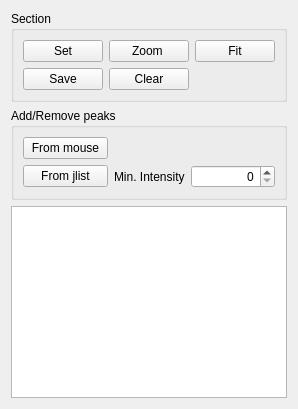
              <widget class="QWidget" name="tab_PeakFitPeaks">
               <attribute name="title">
                <string>Peaks</string>
               </attribute>
               <layout class="QVBoxLayout" name="verticalLayout_16">
                <item>
                 <widget class="QGroupBox" name="groupBox_35">
                  <property name="sizePolicy">
                   <sizepolicy hsizetype="Preferred" vsizetype="Minimum">
                    <horstretch>0</horstretch>
                    <verstretch>0</verstretch>
                   </sizepolicy>
                  </property>
                  <property name="title">
                   <string>Section</string>
                  </property>
                  <property name="flat">
                   <bool>true</bool>
                  </property>
                  <layout class="QGridLayout" name="gridLayout_17">
                   <item row="0" column="3">
                    <widget class="QPushButton" name="pushButton_ConductFitting">
                     <property name="sizePolicy">
                      <sizepolicy hsizetype="Minimum" vsizetype="Fixed">
                       <horstretch>0</horstretch>
                       <verstretch>0</verstretch>
                      </sizepolicy>
                     </property>
                     <property name="toolTip">
                      <string>Conduct fitting</string>
                     </property>
                     <property name="text">
                      <string>Fit</string>
                     </property>
                    </widget>
                   </item>
                   <item row="0" column="0">
                    <widget class="QPushButton" name="pushButton_SetFitSection">
                     <property name="sizePolicy">
                      <sizepolicy hsizetype="Minimum" vsizetype="Fixed">
                       <horstretch>0</horstretch>
                       <verstretch>0</verstretch>
                      </sizepolicy>
                     </property>
                     <property name="toolTip">
                      <string>Set current view as a fitting range</string>
                     </property>
                     <property name="text">
                      <string>Set</string>
                     </property>
                    </widget>
                   </item>
                   <item row="0" column="1">
                    <widget class="QPushButton" name="pushButton_ZoomToSection">
                     <property name="toolTip">
                      <string>Zome back to the current fit section</string>
                     </property>
                     <property name="text">
                      <string>Zoom </string>
                     </property>
                    </widget>
                   </item>
                   <item row="1" column="0">
                    <widget class="QPushButton" name="pushButton_PkSave">
                     <property name="toolTip">
                      <string>Save current fitting results to the sections tab</string>
                     </property>
                     <property name="text">
                      <string>Save</string>
                     </property>
                    </widget>
                   </item>
                   <item row="1" column="1">
                    <widget class="QPushButton" name="pushButton_ClearSection">
                     <property name="toolTip">
                      <string>Clear current fitting result</string>
                     </property>
                     <property name="text">
                      <string>Clear</string>
                     </property>
                    </widget>
                   </item>
                  </layout>
                 </widget>
                </item>
                <item>
                 <widget class="QGroupBox" name="groupBox_32">
                  <property name="sizePolicy">
                   <sizepolicy hsizetype="Preferred" vsizetype="Fixed">
                    <horstretch>0</horstretch>
                    <verstretch>0</verstretch>
                   </sizepolicy>
                  </property>
                  <property name="title">
                   <string>Add/Remove peaks</string>
                  </property>
                  <property name="flat">
                   <bool>true</bool>
                  </property>
                  <layout class="QGridLayout" name="gridLayout_18">
                   <item row="2" column="3">
                    <widget class="QSpinBox" name="spinBox_PeaksFromJlistIntensity">
                     <property name="alignment">
                      <set>Qt::AlignRight|Qt::AlignTrailing|Qt::AlignVCenter</set>
                     </property>
                    </widget>
                   </item>
                   <item row="1" column="0">
                    <widget class="QPushButton" name="pushButton_AddRemoveFromMouse">
                     <property name="toolTip">
                      <string>Get starting peak positions from mouse click</string>
                     </property>
                     <property name="text">
                      <string>From mouse</string>
                     </property>
                     <property name="checkable">
                      <bool>true</bool>
                     </property>
                    </widget>
                   </item>
                   <item row="2" column="2">
                    <widget class="QLabel" name="label_16">
                     <property name="sizePolicy">
                      <sizepolicy hsizetype="Fixed" vsizetype="Preferred">
                       <horstretch>0</horstretch>
                       <verstretch>0</verstretch>
                      </sizepolicy>
                     </property>
                     <property name="text">
                      <string>Min. Intensity</string>
                     </property>
                    </widget>
                   </item>
                   <item row="2" column="0">
                    <widget class="QPushButton" name="pushButton_AddRemoveFromJlist">
                     <property name="toolTip">
                      <string>Recieve starting peak position values from JCPDS</string>
                     </property>
                     <property name="text">
                      <string>From jlist</string>
                     </property>
                    </widget>
                   </item>
                  </layout>
                 </widget>
                </item>
                <item>
                 <widget class="QTableWidget" name="tableWidget_PkParams">
                  <property name="sizePolicy">
                   <sizepolicy hsizetype="Expanding" vsizetype="Expanding">
                    <horstretch>0</horstretch>
                    <verstretch>0</verstretch>
                   </sizepolicy>
                  </property>
                 </widget>
                </item>
               </layout>
              </widget>
